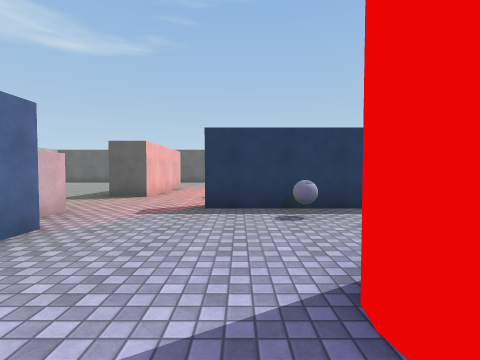
View 1 (above)

22 first-person views from a walk through a scene from a Unity 3-D project. The camera is 1.4 m above the floor, tilts 2° down and sees 85° across. The floor is counted in squares, 2 m on a side. Each view is taken from the middle of a square. On the plan, view 1 faces up. The plan holds only what a view shows up to about 9 squares ahead; the rest is blank. Surface patterns are stand-ins for the level's own textures.

View 2
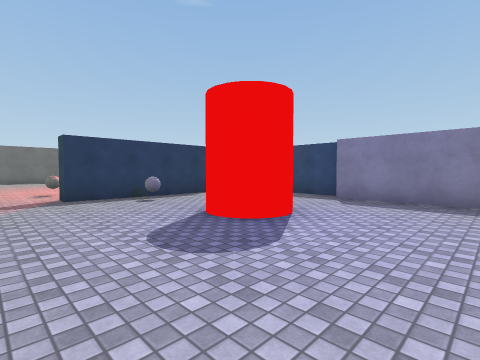

View 3
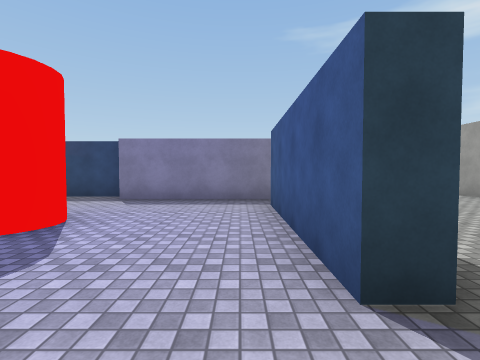

View 4
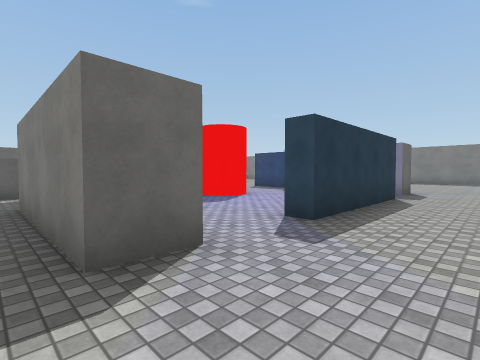

View 5
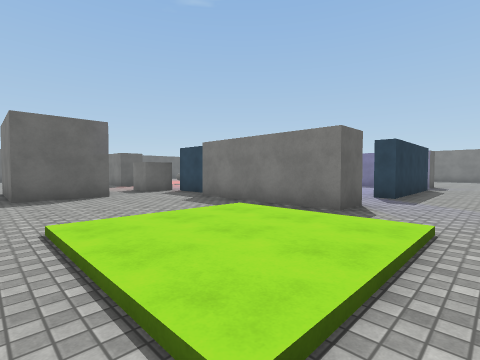

View 6
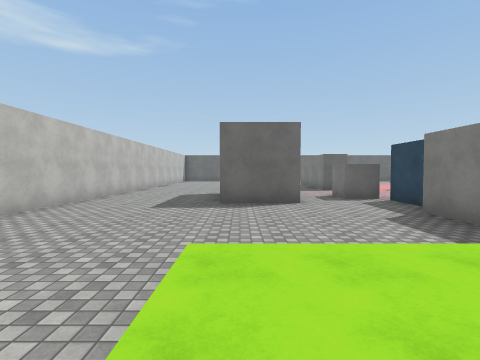

View 7
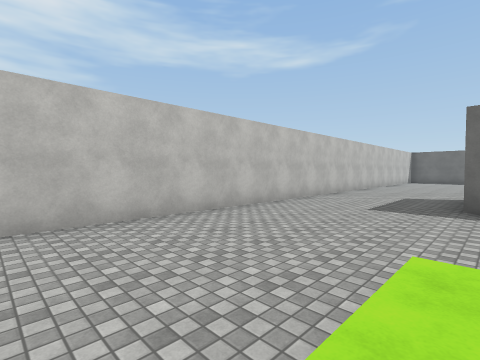

View 8
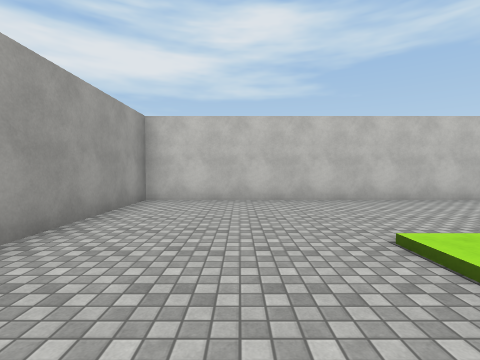

View 9
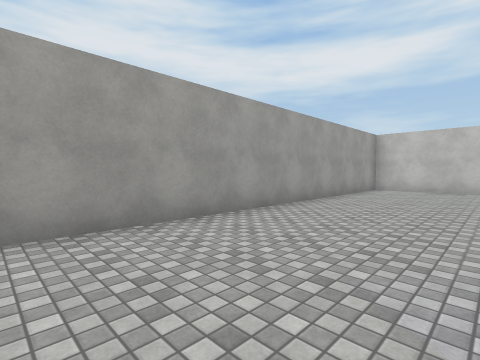

View 10
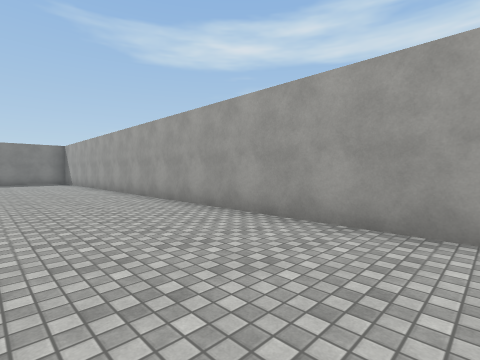

View 11
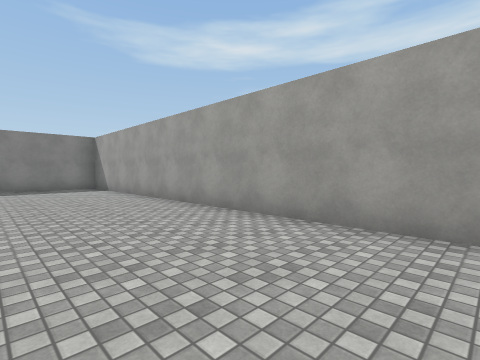

View 12
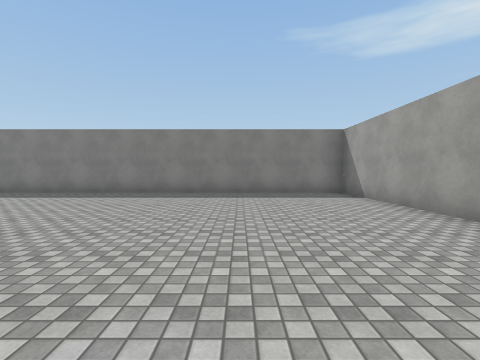

View 13
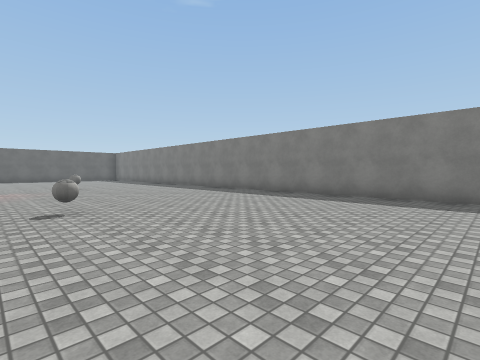

View 14
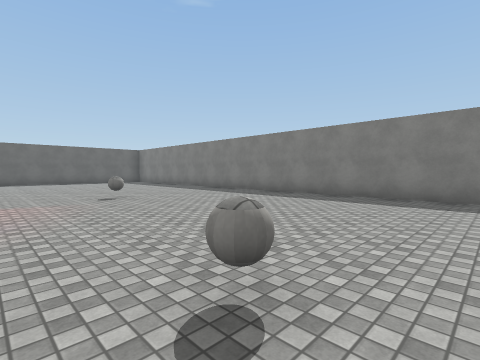

View 15
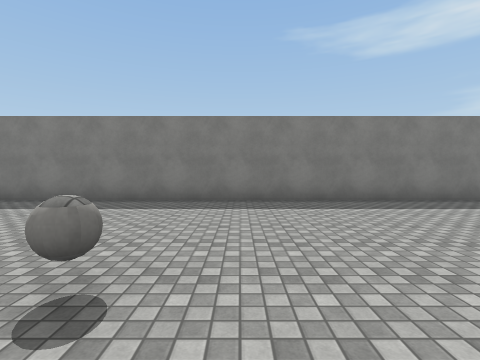

View 16
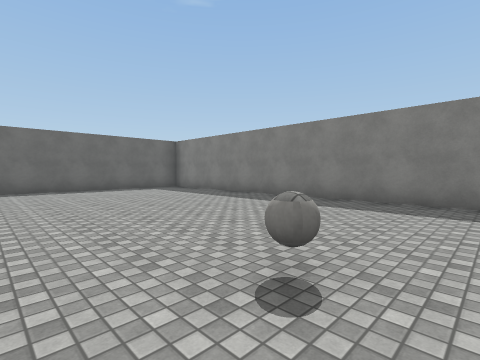

View 17
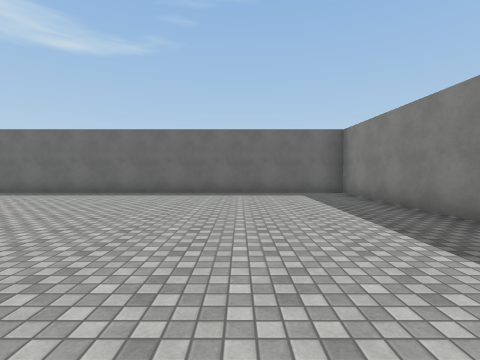

View 18
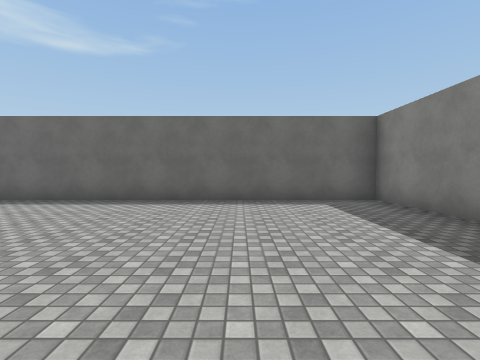

View 19
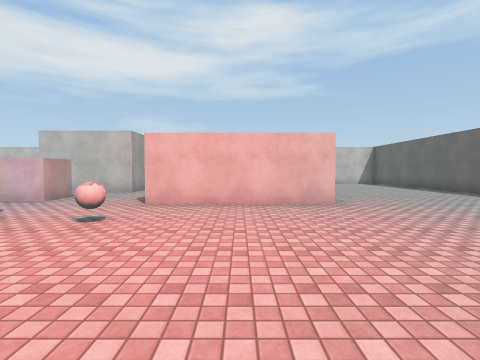

View 20
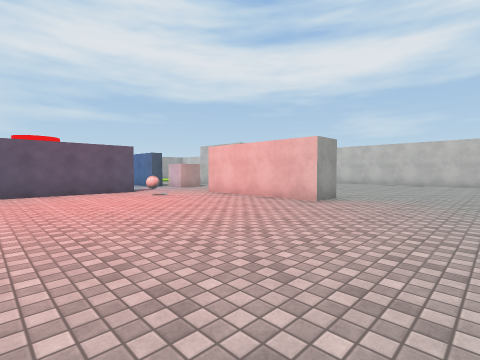

View 21
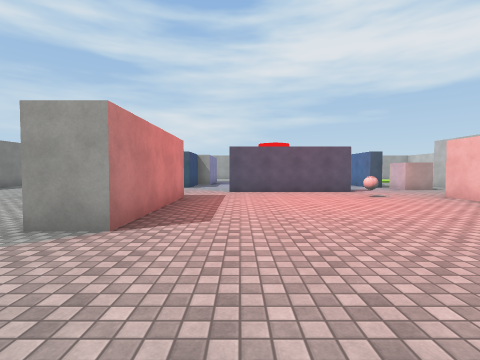

View 22
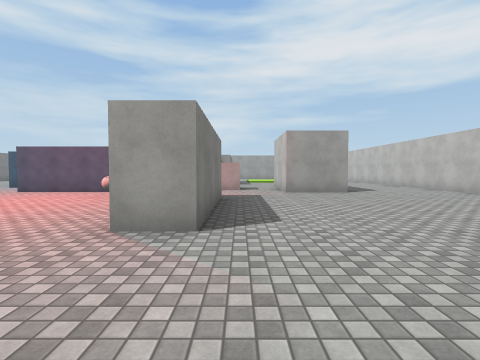

### Floor plan
Ten units are one square. View 1 is at (0, 0); x grows to the right and y downward. Boxes are objects, and circles mark ways between rooms. Rooms are numbered by the first view taken in them; rooms with no view inside come last. Other rooms are left out.
<svg viewBox="-117 -167 255 255">
<path fill="none" stroke="#000" d="M-25 -31 -25 -25M34 -49 -7 -49M51 -12 51 -28M-7 26 34 26M45 30 45 -10M-7 -49 -7 -54 34 -54M-25 -70 -35 -70 -35 -110 -25 -110 -25 -70M45 -70 45 -110 55 -110M-29 -18 -29 -31M-55 -56 -55 -35M-54 -25 -75 -25 -75 -54 -55 -54M34 30 -7 30 -7 26M-24 30 -35 30 -35 -10M55 30 45 30M-49 -162 -61 -162M-112 -61 -112 83 133 83 133 -162 24 -162"/>
<rect x="5" y="-45" width="10" height="10" fill="#bbb"><title>other object</title></rect>
<rect x="-45" y="-45" width="20" height="10" fill="#bbb"><title>other object</title></rect>
<rect x="-15" y="-75" width="10" height="10" fill="#bbb"><title>other object</title></rect>
<rect x="65" y="-15" width="10" height="10" fill="#bbb"><title>other object</title></rect>
<rect x="75" y="-75" width="10" height="10" fill="#bbb"><title>other object</title></rect>
<circle cx="-15" cy="-45" r="3" fill="#2a7"/>
<circle cx="-15" cy="30" r="3" fill="#2a7"/>
<circle cx="40" cy="30" r="3" fill="#2a7"/>
<circle cx="50" cy="-47" r="3" fill="#2a7"/>
<text x="10" y="-20">1</text>
<text x="10" y="-60">2</text>
</svg>
Room 1 opens to room 2.

Where each view was taken, in squares from view 1:
view 1: 0 up, 0 right, facing up
view 2: 2 down, 2 left, facing up-right
view 3: 2 down, 2 left, facing right
view 4: 5 down, 4 left, facing up-right
view 5: 5 down, 8 left, facing up-right
view 6: 4 down, 7 left, facing up
view 7: 4 down, 7 left, facing up-left
view 8: 6 down, 5 left, facing left
view 9: 5 down, 1 left, facing down-left
view 10: 5 down, 3 left, facing down-right
view 11: 5 down, 2 right, facing down-right
view 12: 5 down, 5 right, facing right
view 13: 4 down, 6 right, facing up-right
view 14: 0 up, 6 right, facing up-right
view 15: 6 up, 7 right, facing right
view 16: 6 up, 7 right, facing up-right
view 17: 8 up, 10 right, facing up
view 18: 10 up, 10 right, facing up
view 19: 9 up, 3 right, facing left
view 20: 14 up, 3 right, facing down-left
view 21: 14 up, 3 right, facing down
view 22: 14 up, 4 left, facing down
